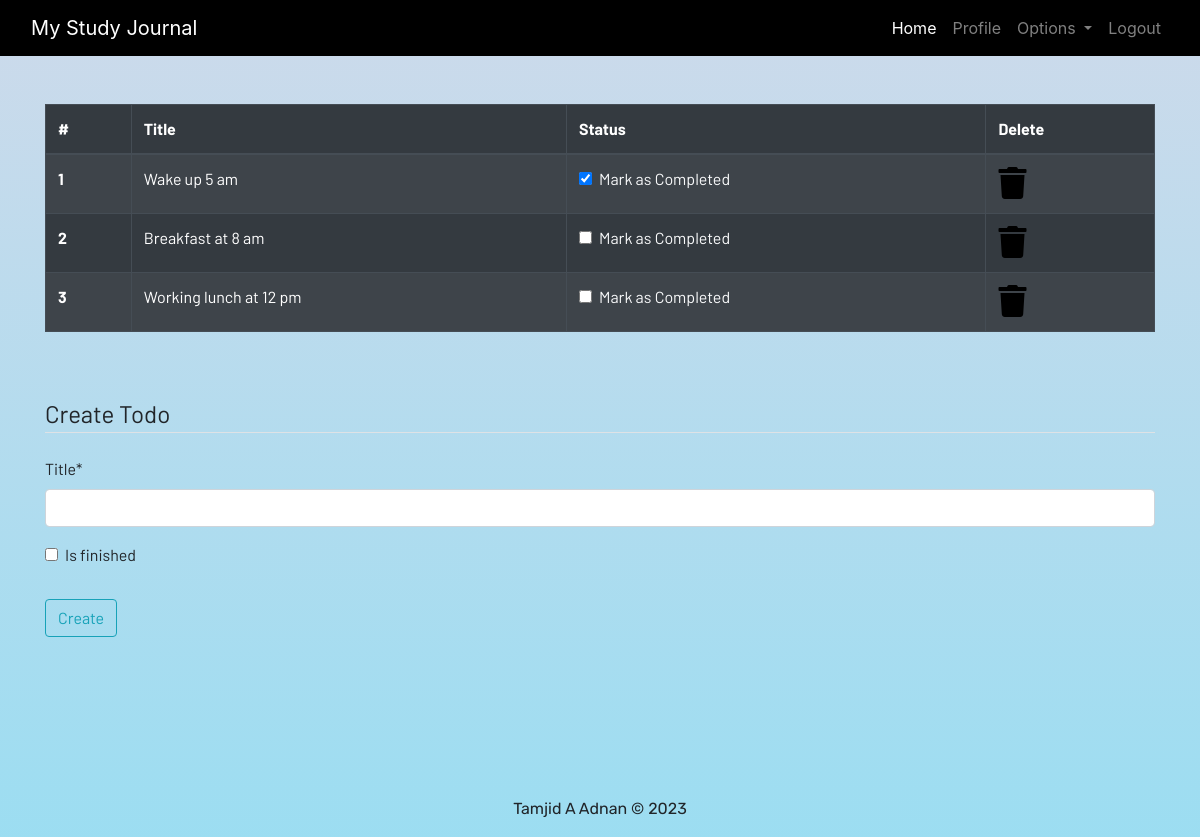
The app's page /todo (signed in) with its own data.
### dashboard/models.py (models this page shows, shortened)
class Todo(models.Model):
    user = models.ForeignKey(User, on_delete=models.CASCADE)
    title = models.CharField(max_length=100)
    is_finished = models.BooleanField(default=False)

### dashboard/views.py (the view)
# urls.py: path('todo', views.todo, name="todo"),
@login_required(login_url='login/')
def todo(request):
    if request.method == "POST":
        form = TodoForm(request.POST)
        if form.is_valid():
            try:
                finished = request.POST['is_finished']
                if finished == 'on':
                    finished = True
                else:
                    finished = False
            except:
                finished = False
            todos = Todo(
                user=request.user,
                title=request.POST['title'],
                is_finished = finished
            )
            todos.save()
    else:
        form = TodoForm()
    todo = Todo.objects.filter(user=request.user)
    if len(todo) == 0:
        todos_done = True
    else:
        todos_done = False
    context = {'form' :form,'todos':todo, 'todos_done' :todos_done}
    return render(request,"dashboard/todo.html", context)

### dashboard/forms.py
class TodoForm(forms.ModelForm):
    class Meta:
        model = Todo
        fields = ['title','is_finished']

### dashboard/templates/dashboard/todo.html (shortened to what this page needs)
{% extends 'dashboard/base.html' %}
{% load static %}
{% load crispy_forms_tags %}
{% block content %}
<div class="container">
    {% if not todos_done %}
    <table class="table table-striped table-bordered table-hover table-dark">
        <thead>
            <tr>
                <th scope="col">#</th>
                <th scope="col">Title</th>
                <th scope="col">Status</th>
                <th scope="col">Delete</th>
            </tr>
        </thead>
        <tbody>
            {% for i in todos  %}
            <tr>
                <th scope="row">{{forloop.counter}}</th>
                <td>{{i.title}}</td>
                <td>
                    <a href="{% url 'update-todo' i.id %}">
                        <div class="form-check">
                            {% if i.is_finished == True %}
                            <input class="form-check-input" type="checkbox" value="" checked>
                            {% else %}
                            <input class="form-check-input" type="checkbox" value="">
                            {% endif %}
                            <label class="form-check-label text-light" for="flexCheckDefault">
                                Mark as Completed
                            </label>
                        </div>
                    </a>
                </td>
                <td><a href="{% url 'delete-todo' i.id %}"><i class="fa fa-trash fa-2x"></i></a></td>
            </tr>
            {% endfor %}
        </tbody>
    </table>
    {% else %}
    <h4>All tasks have been done!! create to add more</h4>
{% endif %}
</div><br><br>
<div class="container">
    <form method="POST">
        <fieldset class="form-group">
            <legend class="border-bottom mb-4">Create Todo</legend>
            {{form|crispy}}
        </fieldset>
        <div class="form-group">
            <button href="" class="btn btn-outline-info" type="submit">
                Create
            </button>
        </div>
    </form>
</div>
{% endblock content %}

### dashboard/static/css/main.css (style rules this page uses)
html { scroll-behavior: smooth; height: 100%; width: 100%; }
a { text-decoration: none !important; color: black; }
html, body { max-width: 100%; overflow-x: hidden; height: 100%; width: 100%; }
body { background: linear-gradient(rgba(7, 70, 153, 0.2), rgba(58, 188, 228, 0.5)); overflow-x: hidden; background-size: cover; background-repeat: no-repeat; }
.fa { color: black; }

### records on screen
Todo: title "Wake up 5 am"
Todo: title "Breakfast at 8 am"
Todo: title "Working lunch at 12 pm"
